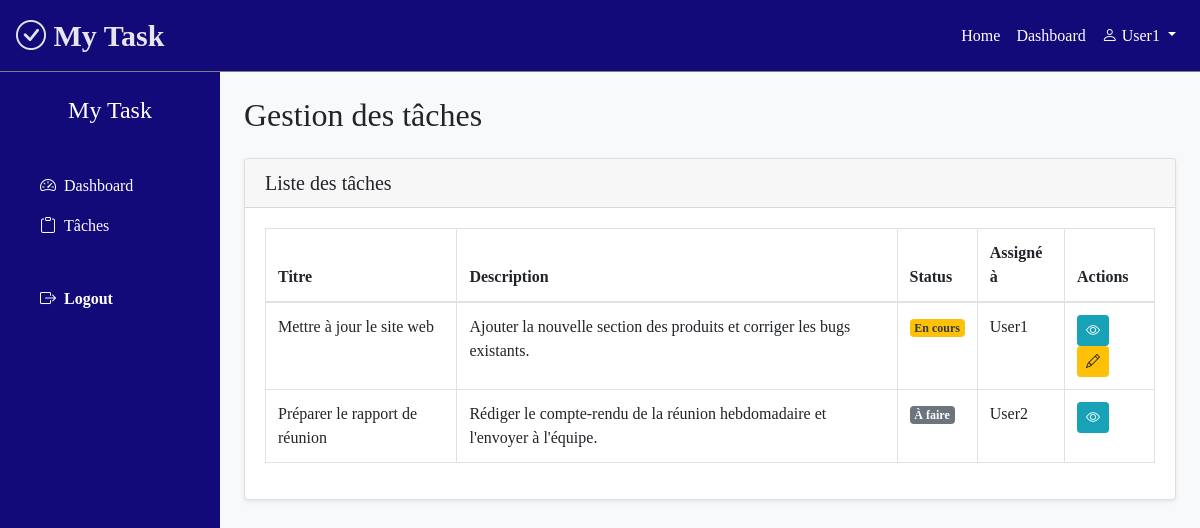
Page /tasks/ (signed in) on the committed database.
### gestion_app/models.py (models this page shows, shortened)
class Task(models.Model):
    STATUS_CHOICES = [
        ('todo', 'À faire'),
        ('in_progress', 'En cours'),
        ('done', 'Terminé'),
    ]
    title = models.CharField(max_length=200)
    description = models.TextField()
    status = models.CharField(max_length=20, choices=STATUS_CHOICES, default='todo')
    created_at = models.DateTimeField(auto_now_add=True)
    created_by = models.ForeignKey(User, on_delete=models.CASCADE, related_name='created_tasks')
    assigned_to = models.ForeignKey(User, on_delete=models.CASCADE, related_name='assigned_tasks')

### gestion_app/views.py (the view)
# urls.py: path('tasks/', views.TaskListView.as_view(), name='list_task'),
class TaskListView(LoginRequiredMixin, ListView):
    model = Task
    template_name = 'task/list_task.html'
    context_object_name = 'tasks'
    login_url = 'login'
    def get_queryset(self):
        return Task.objects.all().order_by('-created_at')

### gestion_app/templates/task/list_task.html (shortened to what this page needs)
{% extends 'base.html' %}
{% block content %}
<div class="d-flex" style="min-height: 100vh;">
    {% include 'dashboard/sidebar.html' %}
    <div class="container-fluid py-4 px-4" style="flex: 1; background-color: #f8f9fa;">
        <h2 class="mb-4">Gestion des tâches</h2>
        <div class="row g-4">
            <div class="col-lg-12">
                <div class="card shadow-sm">
                    <div class="card-header d-flex justify-content-between align-items-center">
                        <h5 class="mb-0">Liste des tâches</h5>
                    </div>
                    <div class="card-body">
                        <table class="table table-bordered">
                            <thead>
                                <tr>
                                    <th>Titre</th>
                                    <th>Description</th>
                                    <th>Status</th>
                                    <th>Assigné à</th>
                                    <th>Actions</th>
                                </tr>
                            </thead>
                            <tbody>
                                {% for task in tasks %}
                                <tr>
                                    <td>{{ task.title }}</td>
                                    <td>{{ task.description }}</td>
                                    <td>
                                    {% if task.status == 'todo' %}
                                        <span class="badge bg-secondary text-white">À faire</span>
                                    {% elif task.status == 'in_progress' %}
                                        <span class="badge bg-warning text-dark">En cours</span>
                                    {% elif task.status == 'done' %}
                                        <span class="badge bg-success text-white">Terminé</span>
                                    {% endif %}
                                    </td>
                                    <td>{{ task.assigned_to }}</td>
                                    <td>
                                        {% if task.status == 'done' %}
                                            <a href="{% url 'detail_task' task.id %}" class="btn btn-info btn-sm">
                                                <i class="bi bi-eye"></i>
                                            </a>
                                        {% elif task.status == 'in_progress' %}
                                            {% if task.assigned_to != request.user %}
                                            <a href="{% url 'detail_task' task.id %}" class="btn btn-info btn-sm">
                                                <i class="bi bi-eye"></i>
                                            </a>
                                            {% else %}
                                            <a href="{% url 'detail_task' task.id %}" class="btn btn-info btn-sm">
                                                <i class="bi bi-eye"></i>
                                            </a>
                                            <a href="{% url 'update_status' task.id %}" class="btn btn-warning btn-sm">
                                                <i class="bi bi-pencil"></i>
                                            </a>
                                            {% endif %}
                                     {% elif task.status == 'todo' %}
                                        {% if task.assigned_to != request.user %}
                                            <a href="{% url 'detail_task' task.id %}" class="btn btn-info btn-sm">
                                                <i class="bi bi-eye"></i>
                                            </a>
                                        {% endif %}
                                    {% endif %}
                                    </td>
                                </tr>
                                {% empty %}
                                <tr>
                                    <td colspan="4" class="text-center text-muted">Aucune tâche</td>
                                </tr>
                                {% endfor %}
                            </tbody>
                        </table>
                    </div>
                </div>
            </div>
        </div>
    </div>
</div>
{% endblock %}

### gestion_app/templates/base.html (shortened to what this page needs)
<!doctype html>
<html lang="en">
  <head>
    <link rel="stylesheet" href="https://cdn.jsdelivr.net/npm/bootstrap@4.4.1/dist/css/bootstrap.min.css">
    <link href="https://cdn.jsdelivr.net/npm/bootstrap-icons@1.11.3/font/bootstrap-icons.css" rel="stylesheet">
  </head>
  <body>
        <nav class="navbar navbar-expand-lg navbar-light " style="background-color: rgb(19, 10, 121); border-bottom: 1px solid grey">
        <a class="navbar-brand" href="{% url 'home' %}" style="color: rgba(245, 245, 245, 0.934); font-weight: bold; font-size: 30px;"><i class="bi bi-check-circle"></i> My Task</a>
        <div class="collapse navbar-collapse" id="navbarNavDropdown">
            <ul class="navbar-nav ml-auto">
                {% if user.is_authenticated %}
                <li class="nav-item active">
                    <a class="nav-link" href="{% url 'home' %}" style="color: white;">Home <span class="sr-only">(current)</span></a>
                </li>
                <li class="nav-item">
                    <a class="nav-link" href="{% url 'dashboard' %}" style="color: white;">Dashboard</a>
                </li>
                {% else %}
                <li class="nav-item active">
                    <a class="nav-link" href="{% url 'home' %}" style="color: white;">Home <span class="sr-only">(current)</span></a>
                </li>
                {% endif %}
            </ul>
            <ul class="navbar-nav ">
                <li class="nav-item dropdown">
                    <a class="nav-link dropdown-toggle" href="#" role="button" data-bs-toggle="dropdown" id="userDropdown" aria-expanded="false" style="color: white;">
                        {% if user.is_authenticated %}
                            <i class="bi bi-person"></i> {{ user.username }}
                        {% else %}
                            <i class="bi bi-person"></i>
                        {% endif %}
                    </a>
                </li>
            </ul>
        </div>
        </nav>
    {% block content %}
    {% endblock %}
</html>

### gestion_app/templates/base.html (style rules this page uses)
body { font-family: Cambria, Cochin, Georgia, Times, 'Times New Roman', serif; padding: 0; margin: 0; }
.navbar .dropdown { position: relative; }

### rows in the picture
Task: title "Mettre à jour le site web", description "Ajouter la nouvelle section des produits et corriger les bugs existants.", status "En cours", assigned_to "User1"
Task: title "Préparer le rapport de réunion", description "Rédiger le compte-rendu de la réunion hebdomadaire et l'envoyer à l'équipe.", status "À faire", assigned_to "User2"

### other values in the picture
{{ user.username }} "User1"
